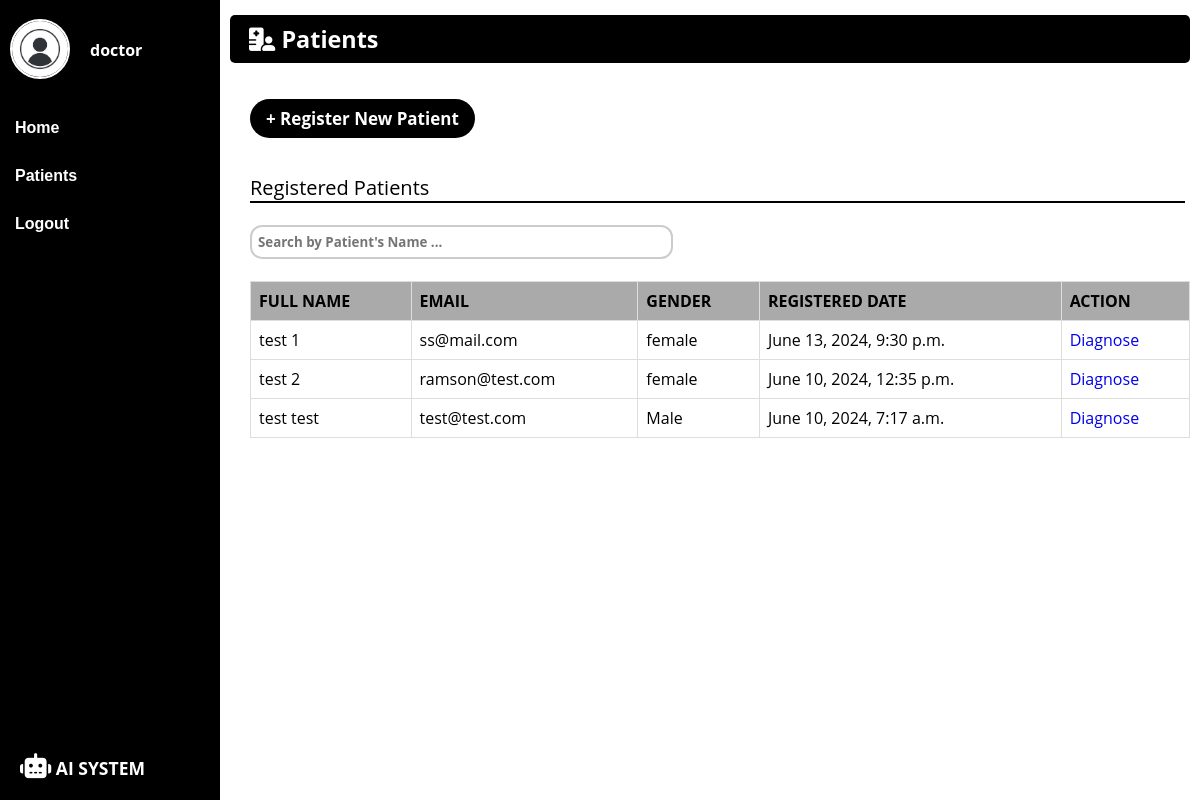
Before: /patientslist/ (signed in) with the older database file.
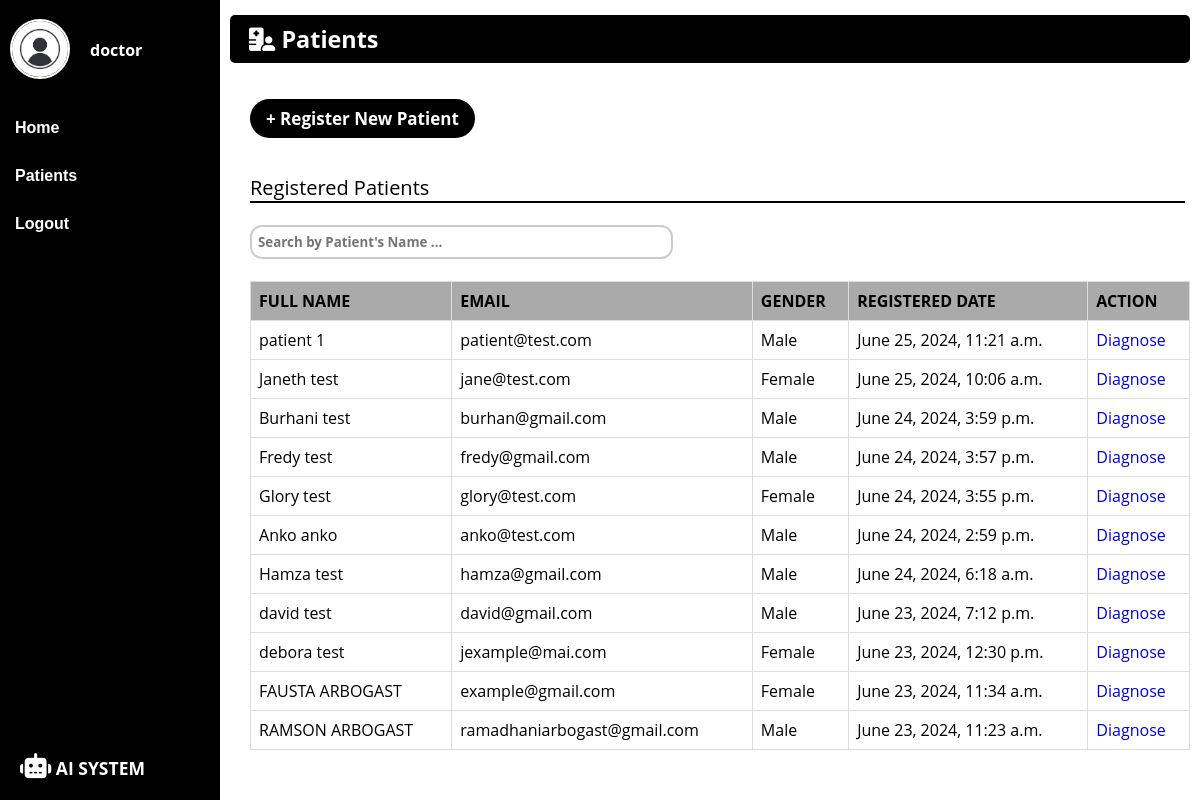
After: the same page with the newer database file.
### ai_dermatologist/models.py (models this page shows, shortened)
class Patients(models.Model):
    fullname = models.CharField(max_length=200)
    email = models.EmailField(unique=True)
    age = models.PositiveIntegerField()
    gender = models.CharField(max_length=6)
    registered_date = models.DateTimeField(auto_now_add=True)
    class Meta:
        verbose_name_plural = 'Patients'

### ai_dermatologist/views.py (the view)
# urls.py: path('patientslist/', views.patients_list, name='patientslist'),
@login_required(login_url='/')
@never_cache
def patients_list(request):
    patients = Patients.objects.order_by('-registered_date')
    return render(request, 'dermatologist/patients.html', {'patients':patients})

### templates/dermatologist/patients.html (shortened to what this page needs)
{% load static %}
<!DOCTYPE html>
<html lang="en">
<head>
    <link rel="stylesheet" href="{% static 'css/style.css' %}">
</head>
<body>
    <div class="wrapper">
        <div class="sidebar">
            <div class="profile-username">
                <a href="{% url 'userprofile'%}">
                    <img src="{% static 'assets/avatar.jpg'%}" alt="user-image" width="60px" height="60px">
                </a>
                {% if user.is_authenticated %}
                <p style="color: white;"><strong> {{ user.username }}</strong></p>
                {% endif %}
            </div>
            <ul>
                <li><a href="{% url 'dashboard' %}">Home</a></li>
                <li><a href="#">Patients</a></li>
                <li><a href="{% url 'index' %}">Logout</a></li>
            </ul>
            <div class="footer-h3">
                <h3><i class="fa-solid fa-robot fa-beat"></i> AI SYSTEM</h3>
            </div>
        </div>
    </div>
    <div class="main-content">
        <header>
            <h3>  <i class="fa-solid fa-hospital-user"></i>  Patients</h3>
        </header><br><br>
        <main class="patients-main">
            <div class="add-patient-button">
                <a href="{% url 'newpatientregistration'%}">+ Register New Patient</a>
            </div><br><br>
            <div class="main-content-p">
                <p>Registered Patients</p>
            </div><hr><br>
            <div class="search">
                <input type="search" id="searchInput" placeholder="Search by Patient's Name ...">
            </div><br>
            <div class="patients-table">
                <table id="patientTable">
                    <thead>
                        <tr>
                            <th>FULL NAME</th>
                            <th>EMAIL</th>
                            <th>GENDER</th>
                            <th>REGISTERED DATE</th>
                            <th>ACTION</th>
                        </tr>
                    </thead>
                   <tbody>
                        {% for patient in patients %}
                            <tr>
                                <td>{{ patient.fullname }}</td>
                                <td>{{ patient.email }}</td>
                                <td>{{ patient.gender }}</td>
                                <td>{{ patient.registered_date }}</td>
                                <td><a href="{% url 'diagnose_patient' patient.id%}">Diagnose</a></td>
                            </tr>
                        {% endfor %}
                   </tbody>
                </table>
            </div>
        </main>
    </div>
</body>
</html>

Changed rows visible on the page:
removed Patients: fullname "test 1", email "ss@mail.com", gender "female", registered_date "June 13, 2024, 9:30 p.m."
removed Patients: fullname "test 2", email "ramson@test.com", gender "female", registered_date "June 10, 2024, 12:35 p.m."
removed Patients: fullname "test test", email "test@test.com", gender "Male", registered_date "June 10, 2024, 7:17 a.m."
added Patients: fullname "patient 1", email "patient@test.com", gender "Male", registered_date "June 25, 2024, 11:21 a.m."
added Patients: fullname "Janeth test", email "jane@test.com", gender "Female", registered_date "June 25, 2024, 10:06 a.m."
added Patients: fullname "Burhani test", email "burhan@gmail.com", gender "Male", registered_date "June 24, 2024, 3:59 p.m."
added Patients: fullname "Fredy test", email "fredy@gmail.com", gender "Male", registered_date "June 24, 2024, 3:57 p.m."
added Patients: fullname "Glory test", email "glory@test.com", gender "Female", registered_date "June 24, 2024, 3:55 p.m."
added Patients: fullname "Anko anko", email "anko@test.com", gender "Male", registered_date "June 24, 2024, 2:59 p.m."
added Patients: fullname "Hamza test", email "hamza@gmail.com", gender "Male", registered_date "June 24, 2024, 6:18 a.m."
added Patients: fullname "david test", email "david@gmail.com", gender "Male", registered_date "June 23, 2024, 7:12 p.m."
added Patients: fullname "debora test", email "jexample@mai.com", gender "Female", registered_date "June 23, 2024, 12:30 p.m."
added Patients: fullname "FAUSTA ARBOGAST", email "example@gmail.com", gender "Female", registered_date "June 23, 2024, 11:34 a.m."
added Patients: fullname "RAMSON ARBOGAST", email "ramadhaniarbogast@gmail.com", gender "Male", registered_date "June 23, 2024, 11:23 a.m."
